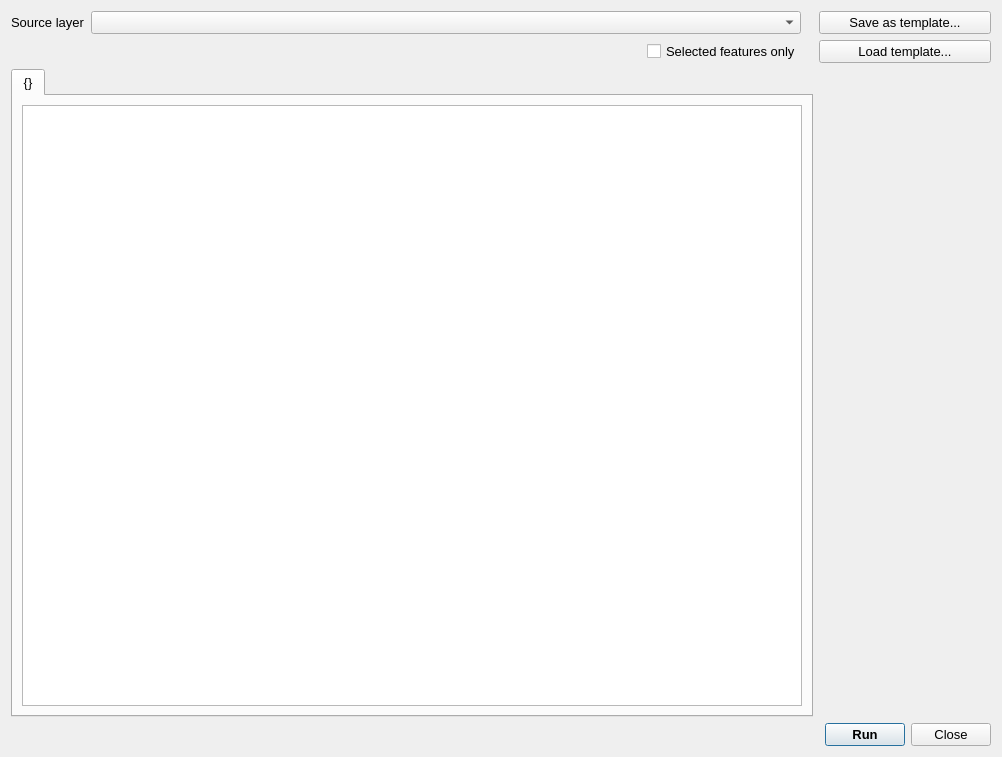
<?xml version="1.0" encoding="UTF-8"?>
<ui version="4.0">
 <class>Dialog</class>
 <widget class="QDialog" name="Dialog">
  <property name="geometry">
   <rect>
    <x>0</x>
    <y>0</y>
    <width>1002</width>
    <height>757</height>
   </rect>
  </property>
  <property name="windowTitle">
   <string>Import {}s</string>
  </property>
  <layout class="QGridLayout" name="gridLayout">
   <item row="10" column="5">
    <layout class="QGridLayout" name="gridLayout_6">
     <property name="rightMargin">
      <number>0</number>
     </property>
     <property name="bottomMargin">
      <number>0</number>
     </property>
     <item row="0" column="0">
      <widget class="QPushButton" name="run_pb">
       <property name="font">
        <font>
         <pointsize>10</pointsize>
         <weight>75</weight>
         <bold>true</bold>
        </font>
       </property>
       <property name="text">
        <string>Run</string>
       </property>
      </widget>
     </item>
     <item row="0" column="1">
      <widget class="QPushButton" name="close_pb">
       <property name="font">
        <font>
         <pointsize>10</pointsize>
        </font>
       </property>
       <property name="text">
        <string>Close</string>
       </property>
      </widget>
     </item>
    </layout>
   </item>
   <item row="0" column="1">
    <widget class="QgsMapLayerComboBox" name="source_layer_cbo">
     <property name="sizePolicy">
      <sizepolicy hsizetype="Expanding" vsizetype="Fixed">
       <horstretch>0</horstretch>
       <verstretch>0</verstretch>
      </sizepolicy>
     </property>
     <property name="font">
      <font>
       <pointsize>10</pointsize>
      </font>
     </property>
     <property name="allowEmptyLayer">
      <bool>true</bool>
     </property>
    </widget>
   </item>
   <item row="6" column="0" rowspan="4" colspan="4">
    <widget class="QTabWidget" name="tab_widget">
     <property name="font">
      <font>
       <pointsize>10</pointsize>
      </font>
     </property>
     <property name="currentIndex">
      <number>0</number>
     </property>
     <widget class="QWidget" name="field_map_tab">
      <attribute name="title">
       <string>{}</string>
      </attribute>
      <layout class="QGridLayout" name="gridLayout_3">
       <item row="0" column="0">
        <widget class="QTreeView" name="field_map_tv"/>
       </item>
      </layout>
     </widget>
    </widget>
   </item>
   <item row="1" column="1">
    <layout class="QHBoxLayout" name="horizontalLayout">
     <property name="bottomMargin">
      <number>0</number>
     </property>
     <item>
      <spacer name="horizontalSpacer">
       <property name="orientation">
        <enum>Qt::Horizontal</enum>
       </property>
       <property name="sizeHint" stdset="0">
        <size>
         <width>40</width>
         <height>20</height>
        </size>
       </property>
      </spacer>
     </item>
     <item>
      <widget class="QCheckBox" name="selected_only_cb">
       <property name="font">
        <font>
         <pointsize>10</pointsize>
        </font>
       </property>
       <property name="layoutDirection">
        <enum>Qt::LeftToRight</enum>
       </property>
       <property name="text">
        <string>Selected features only</string>
       </property>
      </widget>
     </item>
    </layout>
   </item>
   <item row="0" column="0">
    <widget class="QLabel" name="source_layer_label">
     <property name="font">
      <font>
       <pointsize>10</pointsize>
      </font>
     </property>
     <property name="text">
      <string>Source layer</string>
     </property>
    </widget>
   </item>
   <item row="1" column="4" colspan="2">
    <widget class="QPushButton" name="load_pb">
     <property name="sizePolicy">
      <sizepolicy hsizetype="Preferred" vsizetype="Fixed">
       <horstretch>0</horstretch>
       <verstretch>0</verstretch>
      </sizepolicy>
     </property>
     <property name="font">
      <font>
       <pointsize>10</pointsize>
      </font>
     </property>
     <property name="text">
      <string>Load template...</string>
     </property>
    </widget>
   </item>
   <item row="9" column="5">
    <spacer name="verticalSpacer">
     <property name="orientation">
      <enum>Qt::Vertical</enum>
     </property>
     <property name="sizeHint" stdset="0">
      <size>
       <width>20</width>
       <height>40</height>
      </size>
     </property>
    </spacer>
   </item>
   <item row="0" column="4" colspan="2">
    <widget class="QPushButton" name="save_pb">
     <property name="sizePolicy">
      <sizepolicy hsizetype="Preferred" vsizetype="Fixed">
       <horstretch>0</horstretch>
       <verstretch>0</verstretch>
      </sizepolicy>
     </property>
     <property name="sizeIncrement">
      <size>
       <width>0</width>
       <height>0</height>
      </size>
     </property>
     <property name="baseSize">
      <size>
       <width>0</width>
       <height>0</height>
      </size>
     </property>
     <property name="font">
      <font>
       <pointsize>10</pointsize>
      </font>
     </property>
     <property name="text">
      <string>Save as template...</string>
     </property>
    </widget>
   </item>
  </layout>
 </widget>
 <customwidgets>
  <customwidget>
   <class>QgsMapLayerComboBox</class>
   <extends>QComboBox</extends>
   <header>qgsmaplayercombobox.h</header>
  </customwidget>
 </customwidgets>
 <tabstops>
  <tabstop>source_layer_cbo</tabstop>
  <tabstop>tab_widget</tabstop>
  <tabstop>field_map_tv</tabstop>
  <tabstop>save_pb</tabstop>
  <tabstop>run_pb</tabstop>
  <tabstop>close_pb</tabstop>
 </tabstops>
 <resources/>
 <connections/>
</ui>
